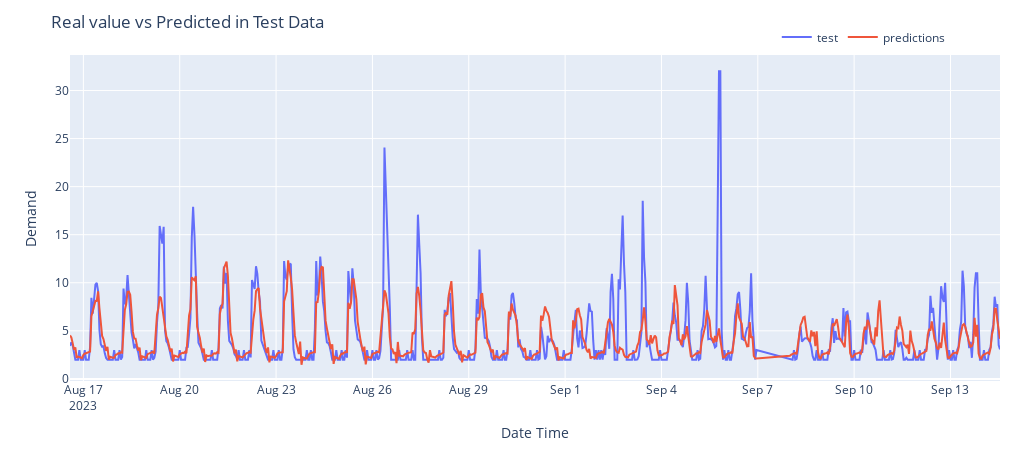

The notebook cell this image was saved under:
### Code cell
plotPredictions(X_test_dates[:96*7], y_pred.flatten()[:96*7], y_test.flatten()[:96*7])

### Figure 1 — Plotly figure (JSON) as saved in the notebook; plotly's stock layout.template omitted (floating-point values rounded to 4 significant figures; data arrays with more than 128 entries replaced by an {"elided": "..."} marker saying what was removed)
{"data": [{"mode": "lines", "name": "test", "type": "scatter", "x": {"elided": "672 str values"}, "y": {"elided": "672 float values"}}, {"mode": "lines", "name": "predictions", "type": "scatter", "x": {"elided": "672 str values"}, "y": {"elided": "672 float values"}}], "layout": {"height": 450, "legend": {"orientation": "h", "x": 0.76, "xanchor": "left", "y": 1.1, "yanchor": "top"}, "margin": {"b": 20, "l": 70, "r": 20, "t": 55}, "title": {"text": "Real value vs Predicted in Test Data"}, "width": 1020, "xaxis": {"title": {"text": "Date Time"}}, "yaxis": {"title": {"text": "Demand"}}}}
